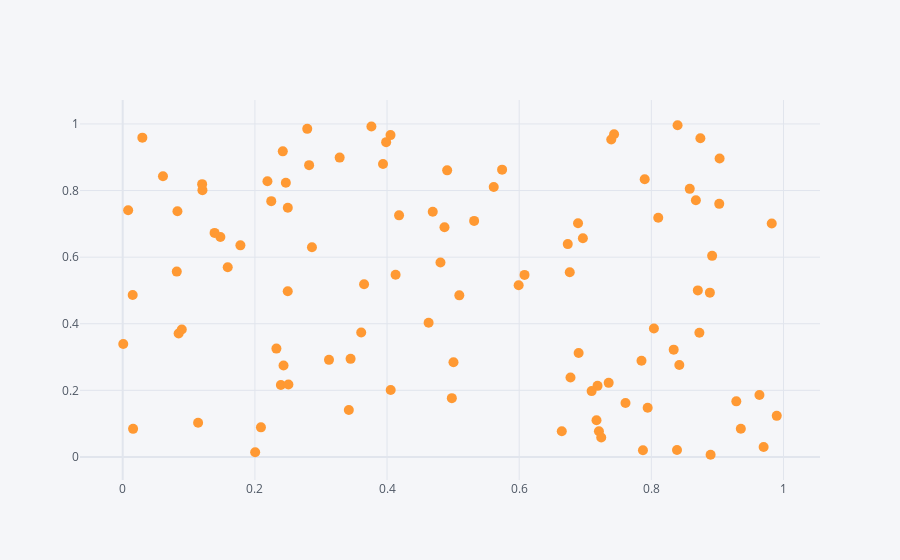

The cell this chart's notebook holds for it:
### Code cell
df.iplot(kind='scatter',x='a',y='b',mode='markers',size=10)
